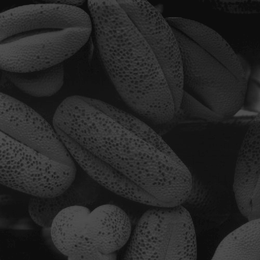
%> input picture M120354CA/image.tif, 260 x 260 px, shrunk from 500 x 500 before the run
$ octave Q8A.m   (GNU Octave 9; MATLAB toolbox functions it lacks are replaced by stand-ins)
%> lines starting %> are read from the running program, lines starting %| are printed output that depends on the picture

clear all;
image=imread('image.tif');
%> image is the input picture: size 260x260 uint8; min 10, max 79, mean 38.7
buffr=image;
[row,col,depth]=size(image);
%> row = 260; col = 260; depth = 1
sigma=0;
ind=1;
while sigma<=2
	for i=1:row
		for j=1:col

			val=(1+((exp(sigma)-1)*double(image(i,j))));
			image(i,j)=log(val);
		end
	end

   subplot(3,4,ind), imshow(image);
	sigma=sigma+.2; % raising sigma by 0.2
	ind=ind+1;
	image=buffr;

end
%> this loop made 11 passes
%> pass 2, `imshow(image)`:
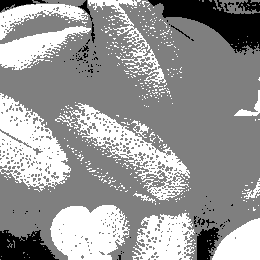
%> displayed picture: size 260x260, on the screen's scale of 0 to 255; min 1, max 3, mean 2.2; drawn with min black and max white
%> after the loop, ind = 12; sigma = 2.2
%> after the loop:
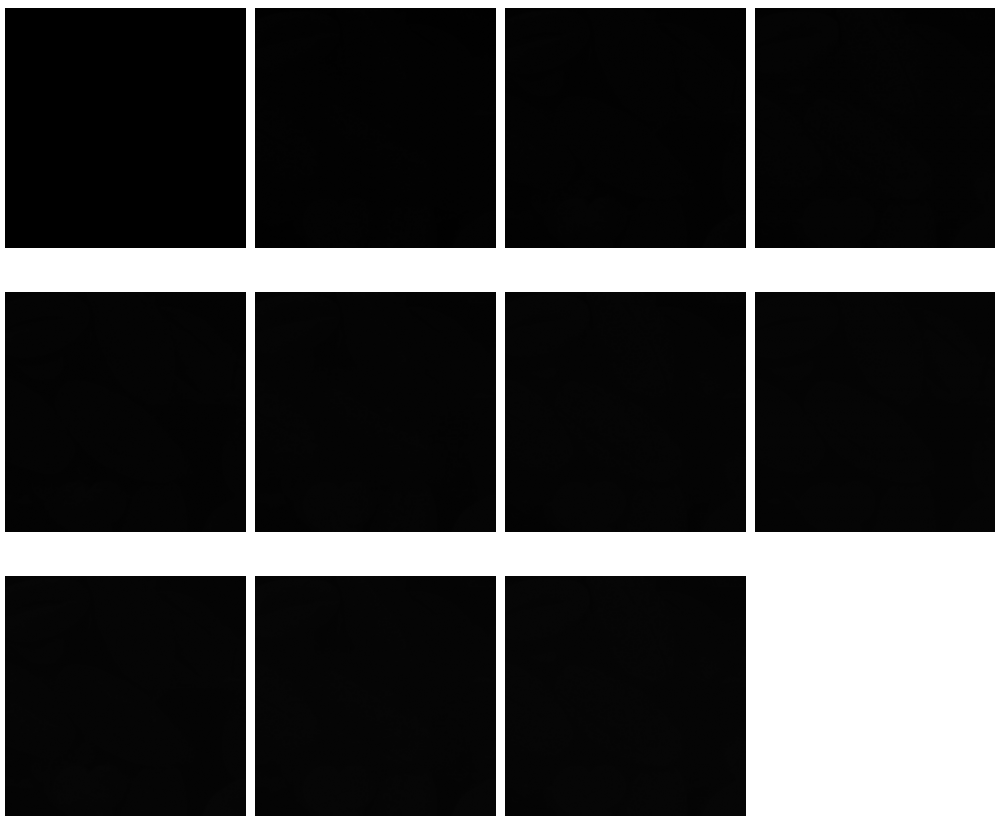
%> figure redrawn from the program's plot data, 11 panels
